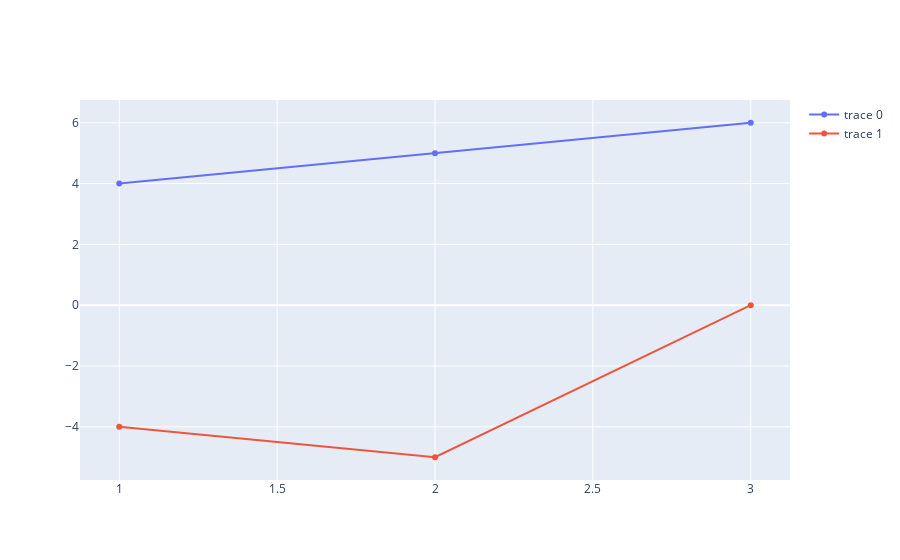

The notebook cell this image was saved under:
### Code cell
fig.show()

### Figure 1 — Plotly figure (JSON) as saved in the notebook; plotly's stock layout.template omitted (floating-point values rounded to 4 significant figures)
{"data": [{"type": "scatter", "uid": "4b83920c-6ede-486f-bf96-8e945fe6bb13", "x": [1, 2, 3], "y": [4, 5, 6]}, {"type": "scatter", "uid": "47b486fd-47ef-44e9-a247-4294e171d493", "x": [1, 2, 3], "y": [-4, -5, 0]}], "layout": {}}
